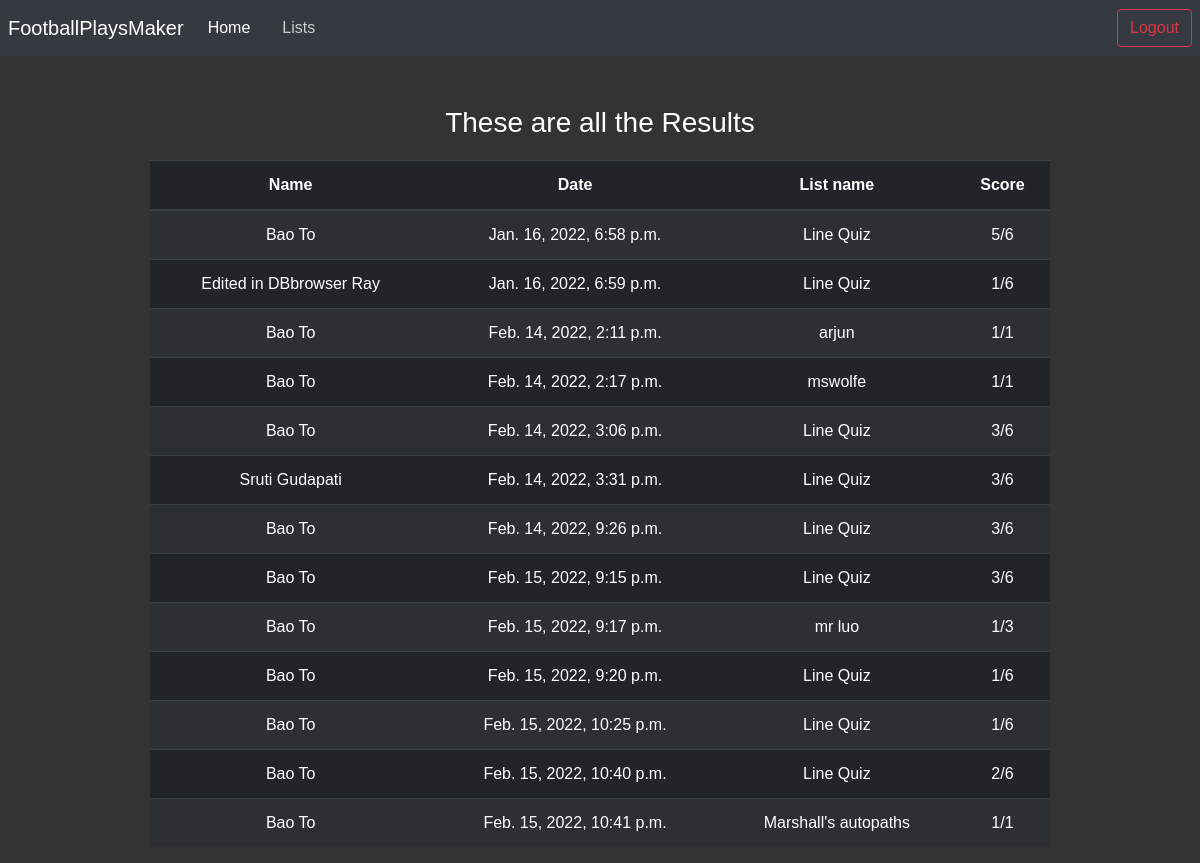
Page /results (signed in) on the earlier database version.
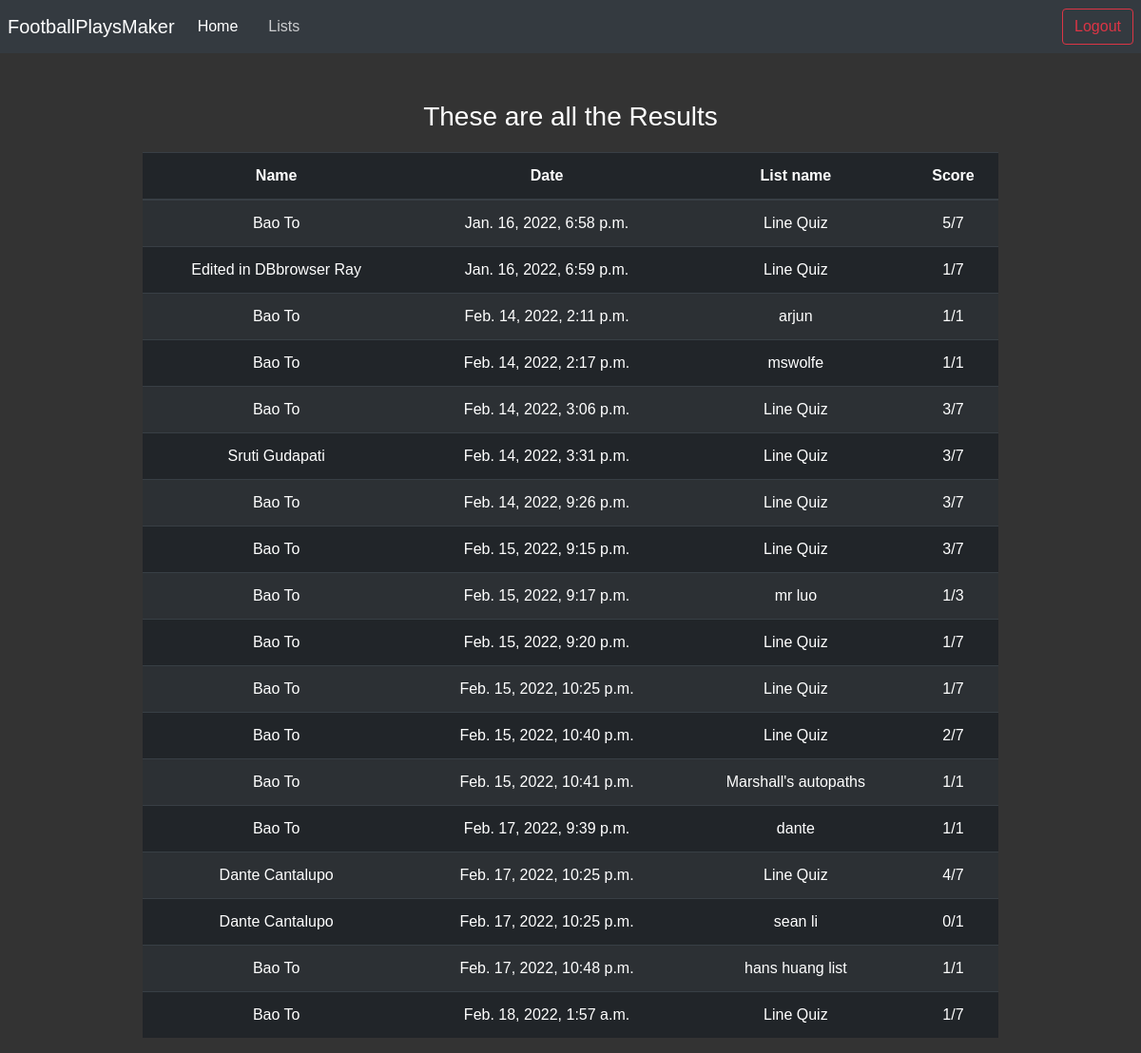
Same page on the later database version.
### main/models.py (models this page shows, shortened)
class Score(models.Model):
    user = models.ForeignKey(User, related_name="scores", on_delete=models.CASCADE)
    list = models.ForeignKey(List, related_name="scores", on_delete=models.CASCADE)
    score = models.IntegerField(default=0)
    created_at = models.DateTimeField(auto_now_add=True)

class User(models.Model):
    first_name = models.CharField(max_length=255)
    last_name = models.CharField(max_length=255)
    email = models.CharField(max_length=255)
    password = models.CharField(max_length=255)
    def __str__(self): #this is like the getInstance() method in Frc, it gets the instance object
        return self.first_name + " " + self.last_name

class List(models.Model):
    list_name = models.CharField(max_length=255)
    user = models.ForeignKey(User, related_name="lists", on_delete=models.CASCADE)
    created_at = models.DateTimeField(auto_now_add=True) #used for logging the time that the user signed up
    number_of_questions = models.IntegerField(default=0) #used to collect the number of questions that are collected by the user
    def __str__(self):
        return self.list_name

### main/views.py (the view)
# urls.py: path('results', results, name='results'),
def results(request):
    if 'user' not in request.session:
        return redirect('/login')
    else:
        scores = Score.objects.all()
        return render(request, 'results.html', {'scores': scores})

### templates/results.html (shortened to what this page needs)
{% load static %}
<!DOCTYPE html>
<html lang="en">
  <head>
    <link
      rel="stylesheet"
      href="https://maxcdn.bootstrapcdn.com/bootstrap/4.0.0/css/bootstrap.min.css"
    />
    <link rel="stylesheet" href="{% static 'dist/css/adminlte.min.css' %}" />
    <link rel="stylesheet" href="https://cdnjs.cloudflare.com/ajax/libs/font-awesome/5.11.2/css/fontawesome.min.css">
    <link rel="stylesheet" href="https://cdnjs.cloudflare.com/ajax/libs/font-awesome/5.11.2/css/all.min.css">
  </head>
  <body style="background-color: #333;font-family: Helvetica;font-style: bold;">
    <nav class="navbar navbar-expand-lg navbar-dark bg-dark">
      <div class="collapse navbar-collapse" id="navbarTogglerDemo01">
        <a class="navbar-brand" href="/">FootballPlaysMaker</a>
        <ul class="navbar-nav mr-auto mt-2 mt-lg-0">
          <li class="nav-item active">
            <a class="nav-link" href="/"
              >Home </a
            >
          </li>
          <li class="nav-item">
            <a class="nav-link" href="/lists">Lists <span class="sr-only">(current)</span></a>
          </li>
        </ul>
        <a
          href="/logout"
          style="margin-left: 10px"
          class="btn btn-outline-danger my-2 my-sm-0"
          type="submit"
          >Logout</a
        >
      </div>
    </nav>
    <h3 style="color: white;text-align: center;margin-top: 50px;">These are all the Results</h3>
    <div class="container d-flex justify-content-center" style="margin-top: 20px;">
    <table class="table table-striped table-dark " style="width: 80%;text-align: center;">
        <thead>
          <tr>
            <th scope="col">Name</th>
            <th scope="col">Date</th>
            <th scope="col">List name</th>
            <th scope="col">Score</th>
          </tr>
        </thead>
        <tbody>
          {% for score in scores %}
          <tr>
            <td>{{score.user}}</td>
            <td>{{score.created_at}}</td>
            <td>{{score.list}}</td>
            <td>{{score.score}}/{{score.list.number_of_questions}}</td>
          </tr>
          {% endfor %}
        </tbody>
      </table>
    </div>
  </body>
</html>

Differences in the rows shown:
changed through a linked row, Score "Jan. 16, 2022, 6:58 p.m.": list.number_of_questions "6" → "7"
changed through a linked row, Score "Jan. 16, 2022, 6:59 p.m.": list.number_of_questions "6" → "7"
changed through a linked row, Score "Feb. 14, 2022, 3:06 p.m.": list.number_of_questions "6" → "7"
changed through a linked row, Score "Feb. 14, 2022, 3:31 p.m.": list.number_of_questions "6" → "7"
changed through a linked row, Score "Feb. 14, 2022, 9:26 p.m.": list.number_of_questions "6" → "7"
changed through a linked row, Score "Feb. 15, 2022, 9:15 p.m.": list.number_of_questions "6" → "7"
changed through a linked row, Score "Feb. 15, 2022, 9:20 p.m.": list.number_of_questions "6" → "7"
changed through a linked row, Score "Feb. 15, 2022, 10:25 p.m.": list.number_of_questions "6" → "7"
changed through a linked row, Score "Feb. 15, 2022, 10:40 p.m.": list.number_of_questions "6" → "7"
added Score: user "Bao To", created_at "Feb. 17, 2022, 9:39 p.m.", list "dante", score "1", list.number_of_questions "1"
added Score: user "Dante Cantalupo", created_at "Feb. 17, 2022, 10:25 p.m.", list "Line Quiz", score "4", list.number_of_questions "7"
added Score: user "Dante Cantalupo", created_at "Feb. 17, 2022, 10:25 p.m.", list "sean li", score "0", list.number_of_questions "1"
added Score: user "Bao To", created_at "Feb. 17, 2022, 10:48 p.m.", list "hans huang list", score "1", list.number_of_questions "1"
added Score: user "Bao To", created_at "Feb. 18, 2022, 1:57 a.m.", list "Line Quiz", score "1", list.number_of_questions "7"
